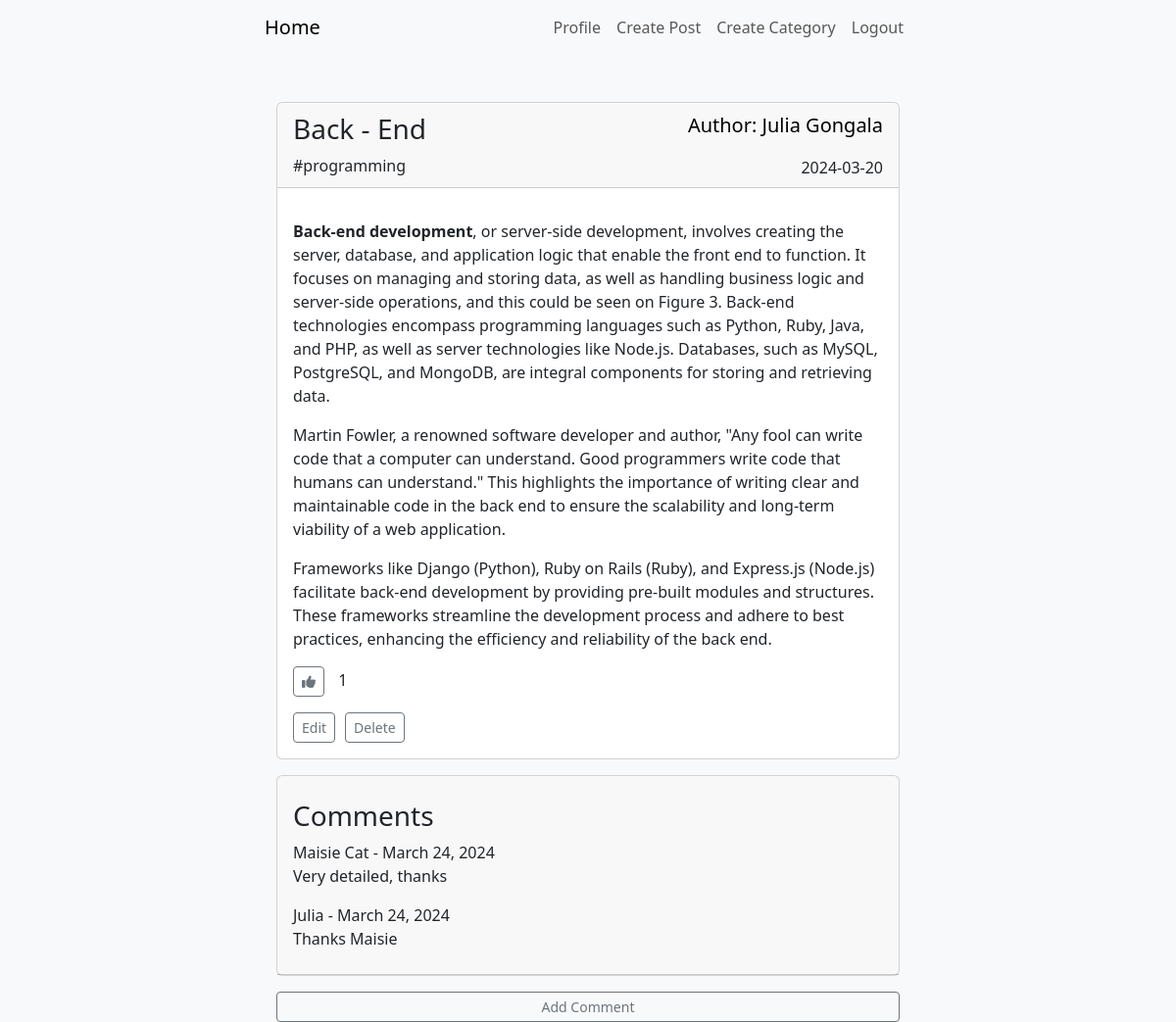
/post/9/ (signed in), run on the app's committed database.
### advancedBlog/models.py (models this page shows, shortened)
class Post(models.Model):
    author = models.ForeignKey(User, on_delete=models.CASCADE)
    title = models.CharField(max_length = 150)
    tag = models.CharField(max_length = 150)
    like = models.ManyToManyField(User, related_name='blogPost')
    category = models.CharField(max_length = 150)
    image = models.ImageField(null=True, blank=True, upload_to="images/")
    description = RichTextField(blank=True, null=True)
    date_created = models.DateTimeField(auto_now_add = True)
    date_updated = models.DateTimeField(auto_now = True)
    def totalLikes(self):
        return self.like.count()

class Comments(models.Model):
    post = models.ForeignKey(Post, related_name = "comments", on_delete=models.CASCADE)
    name = models.CharField(max_length=150)
    comment = models.TextField()
    date_created = models.DateTimeField(auto_now_add = True)

### advancedBlog/views.py (the view)
# urls.py: path('post/<int:pk>/', PostDetails.as_view(), name='postDetails'),
class PostDetails(DetailView):
    model = Post
    template_name = 'postDetails.html'
    def get_context_data(self, *args, **kwargs):
        context = super().get_context_data(*args, **kwargs)
        post = context['post']
        totalLikes = post.totalLikes()
        context["totalLikes"] = totalLikes
        return context

### advancedBlog/templates/postDetails.html (shortened to what this page needs)
{% extends "base.html" %}
{% load static %}
{% block content %}
<div class="card mb-3 mt-5">
    <div class="card-header d-flex justify-content-between align-items-center">
      <div>
        <h3 class="fw-light">{{ post.title }}</h3>
        <a class="card-title" style="text-decoration: none;" href="{% url 'categoryFilter' post.category|slugify %}">
          <p class="card-text fw-light mb-0 fs-10">
              #{{ post.category }}
          </p>
        </a>
      </div>
      <div class="text-end">
        <p class="card-text fw-light text-decoration-none text-black fs-5">
          Author: {{ post.author.first_name }} {{ post.author.last_name }}
        </p>
        <p class="card-text fw-light mb-0 fs-10">
          {{ post.date_created|date:'Y-m-d' }}
        </p>
      </div>
    </div>
    <div class="card-body">
      <p class="card-text" align="justify">{{ post.description | safe}}</p>
      {% if request.user.is_authenticated %}
        <form action="{% url 'likedPost' post.pk %}" method="POST">
          <button class="btn btn-outline-secondary btn-sm heart-btn" name="post_id", value="{{post.id}}">
            <i class="fa-solid fa-thumbs-up"></i>
          </button>
          {{totalLikes}}
        </form>
      {% else %}
        <i class="fa-solid fa-thumbs-up" style="color: #c3a6a0;"></i>
        {{post.like.count}}
      {% endif %}
      {% if request.user.is_authenticated and post.author == request.user %}
        <div class="mt-3 d-flex">
          <a href="{% url 'editPost' post.pk %}">
            <button class="btn btn-outline-secondary btn-sm edit-btn" type="submit">
              Edit
            </button>
          </a>
          <form method="POST" action="{% url 'deletePost' post.id %}" class="mr-2">
            <button class="btn btn-outline-secondary btn-sm" type="submit">
              Delete
            </button>
          </form>
        </div>
      {% endif %}
    </div>
</div>
<div class="card mb-3 mt-2">
  <div class="card-header d-flex justify-content-between align-items-center">
    <div class="mt-3">
      <h3 class="fw-light">Comments</h3>
      {% for comment in post.comments.all %}
      <div class="mb-3">
          <h7>{{ comment.name }} - {{ comment.date_created|date:"F d, Y" }} </h7>
          <p>{{ comment.comment }}</p>
      </div>
      {% empty %}
        <p>No comments yet.</p>
      {% endfor %}
    </div>
  </div>
</div>
{% if request.user.is_authenticated %}
<a href="{% url 'addComment' post.pk %}" class="btn btn-outline-secondary btn-sm w-100">Add Comment</a>
{% endif %}
{% endblock %}

### advancedBlog/templates/base.html (style rules this page uses)
.edit-btn, .heart-btn { margin-right: 10px; }

### data on the page
Post: title "Back - End", category "programming", author.first_name "Julia", author.last_name "Gongala", date_created "2024-03-20", description "Back-end development , or server-side development, involves creating the server, database, and application logic that enable the front end to function. It focuses on managing and storing data, as well as handling business logic and server-side operations, and this could be seen on Figure 3. Back-end technologies encompass programming languages such as Python, Ruby, Java, and PHP, as well as server technologies like Node.js. Databases, such as MySQL, PostgreSQL, and MongoDB, are integral components for storing and retrieving data. Martin Fowler, a renowned software developer and author, \"Any fool can write code that a computer can understand. Good programmers write code that humans can…"
Comments: name "Maisie Cat", date_created "March 24, 2024", comment "Very detailed, thanks"
Comments: name "Julia", date_created "March 24, 2024", comment "Thanks Maisie"

### other printed values
{{ totalLikes }} "1"
